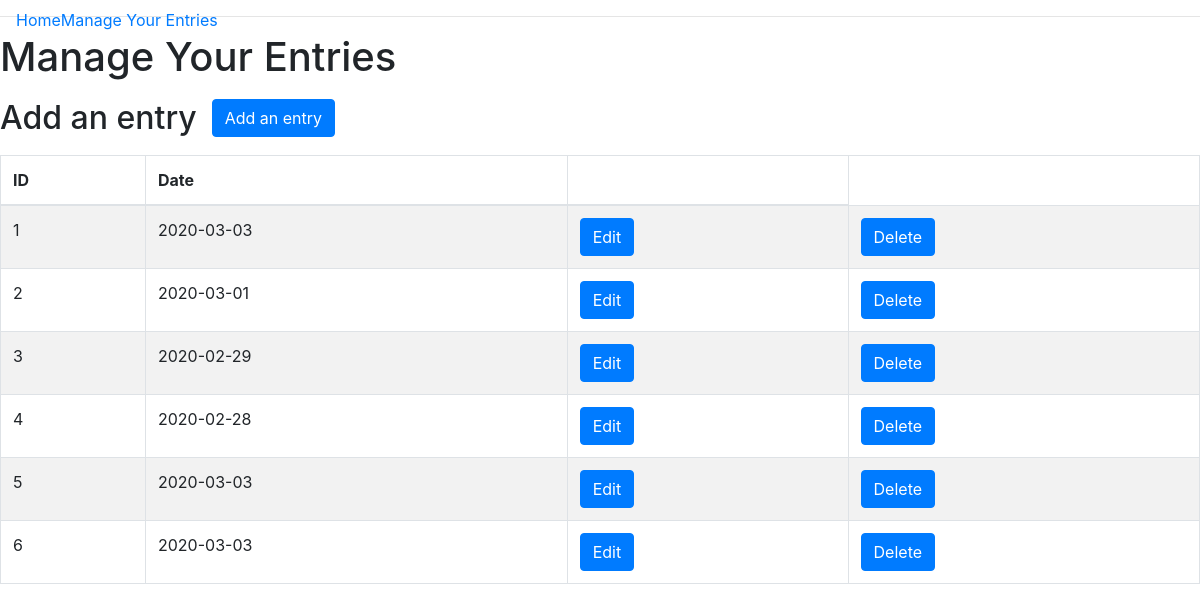
The page /manage on the database as committed earlier.
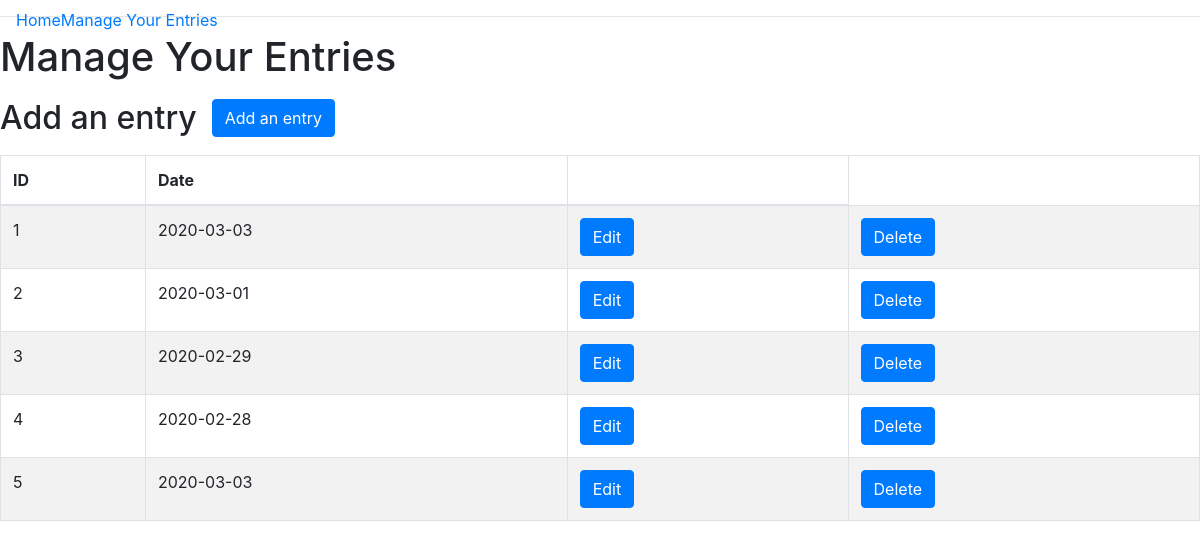
The same page on the database as committed later.
### app/models.py (models this page shows, shortened)
class JournalEntry(db.Model):
    id = db.Column(db.Integer, primary_key=True)
    date = db.Column(db.Date, default=datetime.datetime.now())
    steps = db.Column(db.Integer)
    description = db.Column(db.Text())
    user_id = db.Column(db.Integer, db.ForeignKey('user.id'))

### app/routes.py (the view)
@app.route('/manage')
def manage_entries():
    entries = JournalEntry.query.all()
    return render_template('manage.html', title="Manage Your Entries", entries=entries)

### app/templates/manage.html (shortened to what this page needs)
{% extends "base.html" %} {% block content %}
<div class='container-fluid'>
    <div class="row">
        <h1>{{title}}</h1>
    </div>
    <div class="row">
        <h2>Add an entry</h2>
        <div class="col-sm-3 add-form">
            <button type="button" class="btn btn-primary" data-toggle="modal" data-target="#myAddModal">Add an entry
            </button>
        </div>
    </div>
    <div class="row">
        <table class="table table-striped table-bordered">
            <thead>
                <th>ID</th>
                <th>Date</th>
                <th></th>
            </thead>
            <tbody>
                {% for entry in entries%}
                <tr>
                    <td>{{entry.id}}</td>
                    <td>{{entry.date}}</td>
                    <td>
                        <button type="button" class="btn btn-primary" data-toggle="modal" data-target="#myEditModal{{entry.id}}">Edit
                                </button>
                    </td>
                    <td>
                        <button type="button" class="btn btn-primary" data-toggle="modal" data-target="#myDeleteModal{{entry.id}}">Delete
                                            </button>
                    </td>
                </tr>
                {% endfor %}
            </tbody>
        </table>
    </div>
</div>
{% endblock %}

### app/templates/base.html (shortened to what this page needs)
<!DOCTYPE html>
<html lang="en">
<head>
    <link rel="stylesheet" href="../static/css/styles.css">
    <link rel="stylesheet" href="https://stackpath.bootstrapcdn.com/bootstrap/4.4.1/css/bootstrap.min.css">
</head>
<body>
    <div class="header">
        <nav class="navbar fixed-top navbar-expand-sm">
            <div class="collapse navbar-collapse" id="navbarMenu">
                <ul class="navbar-nav">
                    <li><a href="/">Home</a></li>
                    <li><a href="/manage">Manage Your Entries</a></li>
                </ul>
            </div>
        </nav>
    </div>
    <hr> {% block content %}{% endblock %}
</body>
</html>

### app/static/css/styles.css (style rules this page uses)
.row { margin: 10px }

Rows that differ between the two databases and show on the page:
removed JournalEntry: id "6", date "2020-03-03"
